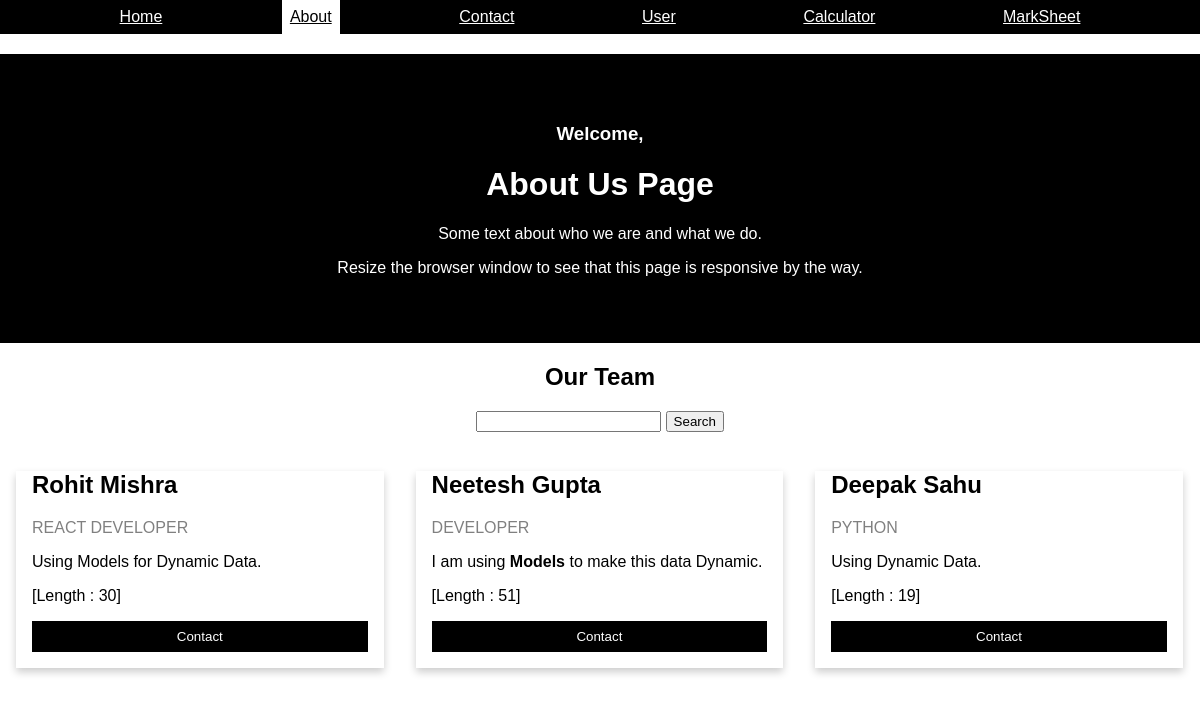
The page /about-us/ on the database as committed earlier.
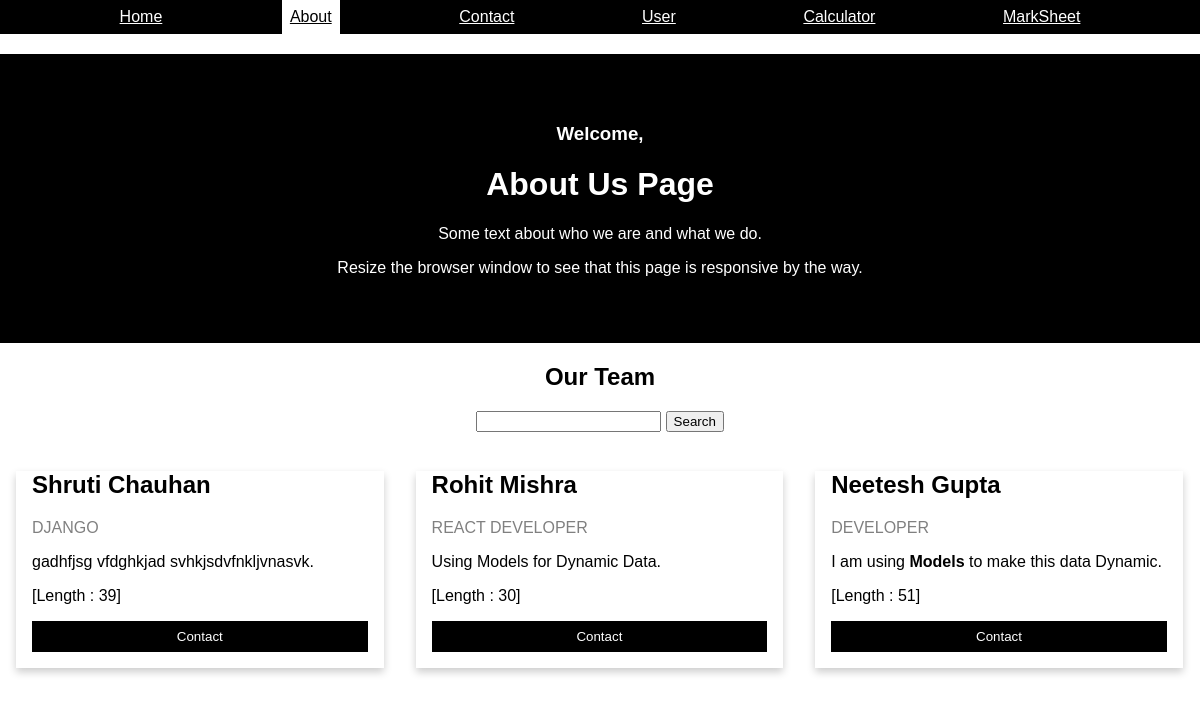
The same page on the database as committed later.
### service/models.py (models this page shows)
class Service(models.Model):
    service_name=models.CharField(max_length=50)
    service_title=models.CharField(max_length=50)
    service_desc=models.TextField()

### learn_dj/views.py (the view)
# urls.py: path('about-us/', views.aboutUs, name="aboutus"),
def aboutUs(request):
    service_data = Service.objects.all().order_by('-service_name')[:3]
    if request.method=="GET":
        st=request.GET.get('servicename')
        if st!=None:
            service_data = Service.objects.filter(service_name__icontains=st)
    data={
        'service_data' : service_data
    }
    if request.method=="GET":
        name=request.GET.get('name')
    return render(request, "about.html", data)

### templates/about.html (shortened to what this page needs)
{% extends "base.html" %}
    {% block content %}
    <link rel="stylesheet" href="/static/css/about.css" />
  </head>
  <body>
    <div class="about-section">
      <h3>Welcome, {{name}}</h3>
      <h1>About Us Page</h1>
      <p>Some text about who we are and what we do.</p>
      <p>
        Resize the browser window to see that this page is responsive by the
        way.
      </p>
    </div>
    <h2 style="text-align: center">Our Team</h2>
    <div class="row">
      <div class="search-box">
        <form method="get">
          <input type="text" name="servicename" value=""/>
          <input type="submit" value="Search" />
        </form>
      </div>
      {% for n in service_data %}
      <div class="column">
        <div class="card">
          <div class="container">
            <h2>{{n.service_name}}</h2>
            <p class="title">{{n.service_title | upper}}</p>
            <p class="desc">{{n.service_desc | safe}}</p>
            <p>[Length : {{n.service_desc | length}}]</p>
            <p><button class="button">Contact</button></p>
          </div>
        </div>
      </div>
      {% empty %}
      <h1 class="no-data">NO DATA FOUND</h1>
      {% endfor %}
    </div>
    {% endblock %}

### templates/base.html
{% include "header.html" %}
{% block content %}
{% endblock %}

### templates/header.html (shortened to what this page needs)
{% load static %}
<!DOCTYPE html>
<html lang="en">
  <head>
    <link rel="stylesheet" href="/static/css/header.css" />
  </head>
  <body>
    <div class="body">
      <ul>
        <li class="{% if request.path == '/' %} active {% endif %}"><a href="{% url "home" %}">Home</a></li>
        <li class="{% if request.path == '/about-us/' %} active {% endif %}"><a href="{% url "aboutus" %}">About</a></li>
        <li class="{% if request.path == '/contact/' %} active {% endif %}"><a href="{% url "contact" %}">Contact</a></li>
        <li class="{% if request.path == '/user/' %} active {% endif %}"><a href="{% url "user" %}">User</a></li>
        <li class="{% if request.path == '/calculator/' %} active {% endif %}"><a href="{% url "calculator" %}">Calculator</a></li>
        <li class="{% if request.path == '/marksheet/' %} active {% endif %}"><a href="{% url "marksheet" %}">MarkSheet</a></li>
      </ul>
    </div>
  </body>
</html>

### static/css/header.css (style rules this page uses)
.body { display: flex; align-items: center; }
ul { display: flex; justify-content: space-evenly; background-color: black; width: 100%; list-style-type: none; margin: 0; padding: 0; overflow: hidden; }
li { float: left; }
li a { color: white; display: block; padding: 8px; }
.active a { color: black; background-color: white; }

### static/css/about.css (style rules this page uses)
body { font-family: Arial, Helvetica, sans-serif; margin: 0; }
html { box-sizing: border-box; }
*, *:before, *:after { box-sizing: inherit; }
.column { float: left; width: 33.3%; margin-bottom: 16px; padding: 0 8px; }
.card { box-shadow: 0 4px 8px 0 rgba(0, 0, 0, 0.2); margin: 8px; }
.about-section { padding: 50px; text-align: center; margin-top: 20px; background-color: black; color: white; }
.container { padding: 0 16px; }
.container::after, .row::after { content: ""; clear: both; display: table; }
.title { color: grey; }
.button { border: none; outline: 0; display: inline-block; padding: 8px; color: white; background-color: #000; text-align: center; cursor: pointer; width: 100%; }
.search-box { display: flex; justify-content: center; margin: 20px; }

Rows that differ between the two databases and show on the page:
no longer on this page (row unchanged): Service: service_name "Deepak Sahu", service_title "PYTHON", service_desc "Using Dynamic Data.", service_desc|length "19"
added Service: service_name "Shruti Chauhan", service_title "DJANGO", service_desc "gadhfjsg vfdghkjad svhkjsdvfnkljvnasvk.", service_desc|length "39"
